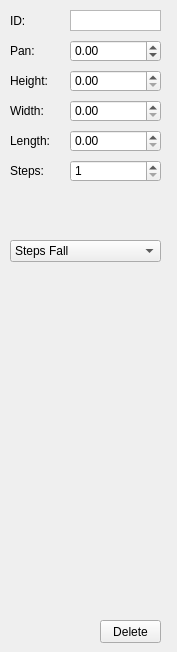
    <widget class="QWidget" name="staircases">
     <attribute name="icon">
      <iconset resource="resources.qrc">
       <normaloff>:/Icons/tools-staircase.png</normaloff>:/Icons/tools-staircase.png</iconset>
     </attribute>
     <attribute name="title">
      <string>Staircases</string>
     </attribute>
     <widget class="QLabel" name="labelStaircaseID">
      <property name="geometry">
       <rect>
        <x>10</x>
        <y>10</y>
        <width>61</width>
        <height>21</height>
       </rect>
      </property>
      <property name="text">
       <string>ID:</string>
      </property>
     </widget>
     <widget class="QLabel" name="labelStaircaseSteps">
      <property name="geometry">
       <rect>
        <x>10</x>
        <y>160</y>
        <width>61</width>
        <height>21</height>
       </rect>
      </property>
      <property name="text">
       <string>Steps:</string>
      </property>
     </widget>
     <widget class="QLabel" name="labelStaircaseWidth">
      <property name="geometry">
       <rect>
        <x>10</x>
        <y>100</y>
        <width>61</width>
        <height>21</height>
       </rect>
      </property>
      <property name="text">
       <string>Width:</string>
      </property>
     </widget>
     <widget class="QLabel" name="labelStaircasePan">
      <property name="geometry">
       <rect>
        <x>10</x>
        <y>40</y>
        <width>61</width>
        <height>21</height>
       </rect>
      </property>
      <property name="text">
       <string>Pan:</string>
      </property>
     </widget>
     <widget class="WdgSurfaceEdit" name="wdgStaircaseSurface" native="true">
      <property name="geometry">
       <rect>
        <x>0</x>
        <y>270</y>
        <width>168</width>
        <height>340</height>
       </rect>
      </property>
     </widget>
     <widget class="QPushButton" name="pushStaircaseDelete">
      <property name="geometry">
       <rect>
        <x>100</x>
        <y>620</y>
        <width>61</width>
        <height>23</height>
       </rect>
      </property>
      <property name="text">
       <string>Delete</string>
      </property>
     </widget>
     <widget class="QDoubleSpinBox" name="spinStaircaseLength">
      <property name="geometry">
       <rect>
        <x>70</x>
        <y>130</y>
        <width>91</width>
        <height>22</height>
       </rect>
      </property>
      <property name="minimum">
       <double>0.000000000000000</double>
      </property>
      <property name="maximum">
       <double>16384.000000000000000</double>
      </property>
      <property name="singleStep">
       <double>0.250000000000000</double>
      </property>
     </widget>
     <widget class="QLabel" name="labelStaircaseHeight">
      <property name="geometry">
       <rect>
        <x>10</x>
        <y>70</y>
        <width>61</width>
        <height>21</height>
       </rect>
      </property>
      <property name="text">
       <string>Height:</string>
      </property>
     </widget>
     <widget class="QSpinBox" name="spinStaircaseSteps">
      <property name="geometry">
       <rect>
        <x>70</x>
        <y>160</y>
        <width>91</width>
        <height>22</height>
       </rect>
      </property>
      <property name="minimum">
       <number>1</number>
      </property>
      <property name="maximum">
       <number>1024</number>
      </property>
     </widget>
     <widget class="QDoubleSpinBox" name="spinStaircaseHeight">
      <property name="geometry">
       <rect>
        <x>70</x>
        <y>70</y>
        <width>91</width>
        <height>22</height>
       </rect>
      </property>
      <property name="minimum">
       <double>0.000000000000000</double>
      </property>
      <property name="maximum">
       <double>16384.000000000000000</double>
      </property>
      <property name="singleStep">
       <double>0.250000000000000</double>
      </property>
     </widget>
     <widget class="QDoubleSpinBox" name="spinStaircaseWidth">
      <property name="geometry">
       <rect>
        <x>70</x>
        <y>100</y>
        <width>91</width>
        <height>22</height>
       </rect>
      </property>
      <property name="minimum">
       <double>0.000000000000000</double>
      </property>
      <property name="maximum">
       <double>16384.000000000000000</double>
      </property>
      <property name="singleStep">
       <double>0.250000000000000</double>
      </property>
     </widget>
     <widget class="QPlainTextEdit" name="plainStaircaseID">
      <property name="geometry">
       <rect>
        <x>70</x>
        <y>10</y>
        <width>91</width>
        <height>21</height>
       </rect>
      </property>
      <property name="verticalScrollBarPolicy">
       <enum>Qt::ScrollBarPolicy::ScrollBarAlwaysOff</enum>
      </property>
      <property name="horizontalScrollBarPolicy">
       <enum>Qt::ScrollBarPolicy::ScrollBarAlwaysOff</enum>
      </property>
      <property name="undoRedoEnabled">
       <bool>false</bool>
      </property>
      <property name="lineWrapMode">
       <enum>QPlainTextEdit::LineWrapMode::NoWrap</enum>
      </property>
      <property name="readOnly">
       <bool>true</bool>
      </property>
     </widget>
     <widget class="QComboBox" name="comboStaircaseTexture">
      <property name="geometry">
       <rect>
        <x>10</x>
        <y>240</y>
        <width>151</width>
        <height>22</height>
       </rect>
      </property>
      <item>
       <property name="text">
        <string>Steps Fall</string>
       </property>
      </item>
      <item>
       <property name="text">
        <string>Steps Top</string>
       </property>
      </item>
      <item>
       <property name="text">
        <string>Sides</string>
       </property>
      </item>
     </widget>
     <widget class="QLabel" name="labelStaircaseLength">
      <property name="geometry">
       <rect>
        <x>10</x>
        <y>130</y>
        <width>61</width>
        <height>21</height>
       </rect>
      </property>
      <property name="text">
       <string>Length:</string>
      </property>
     </widget>
     <widget class="QDoubleSpinBox" name="spinStaircasePan">
      <property name="geometry">
       <rect>
        <x>70</x>
        <y>40</y>
        <width>91</width>
        <height>22</height>
       </rect>
      </property>
      <property name="minimum">
       <double>-180.000000000000000</double>
      </property>
      <property name="maximum">
       <double>180.000000000000000</double>
      </property>
     </widget>
    </widget>
